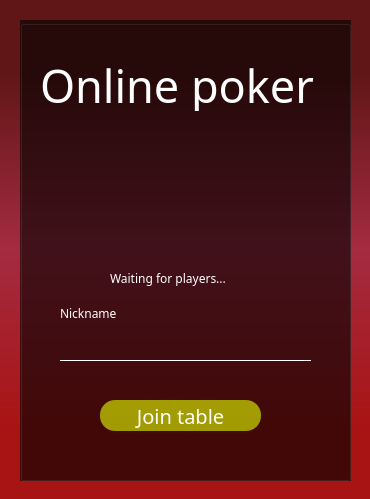
<?xml version="1.0" encoding="UTF-8"?>
<ui version="4.0">
 <class>Lobby</class>
 <widget class="QDialog" name="Lobby">
  <property name="geometry">
   <rect>
    <x>0</x>
    <y>0</y>
    <width>370</width>
    <height>499</height>
   </rect>
  </property>
  <property name="windowTitle">
   <string>Online Poker</string>
  </property>
  <property name="windowIcon">
   <iconset resource="resources.qrc">
    <normaloff>:/stage/resources/stage/icon.png</normaloff>:/stage/resources/stage/icon.png</iconset>
  </property>
  <property name="styleSheet">
   <string notr="true">

background-color: qlineargradient(spread:pad, x1:0, y1:1, x2:0, y2:0, stop:0.144279 rgba(168, 20, 20, 255), stop:0.502488 rgba(164, 43, 65, 255), stop:0.853993 rgba(96, 22, 22, 255));</string>
  </property>
  <widget class="QGroupBox" name="groupBox">
   <property name="geometry">
    <rect>
     <x>20</x>
     <y>20</y>
     <width>331</width>
     <height>461</height>
    </rect>
   </property>
   <property name="styleSheet">
    <string notr="true">background: rgba(0,0,0,0.6);</string>
   </property>
   <property name="title">
    <string/>
   </property>
   <widget class="QLineEdit" name="nicknameLinedit">
    <property name="geometry">
     <rect>
      <x>40</x>
      <y>310</y>
      <width>251</width>
      <height>31</height>
     </rect>
    </property>
    <property name="styleSheet">
     <string notr="true">background: transparent;
border: none;
border-bottom: 1px solid #fff;
font-family: century gothic;
font-size: 20px;
color: white;</string>
    </property>
    <property name="text">
     <string/>
    </property>
    <property name="maxLength">
     <number>13</number>
    </property>
    <property name="placeholderText">
     <string/>
    </property>
   </widget>
   <widget class="QLabel" name="nicknameLbl">
    <property name="geometry">
     <rect>
      <x>40</x>
      <y>285</y>
      <width>81</width>
      <height>16</height>
     </rect>
    </property>
    <property name="styleSheet">
     <string notr="true">color:white;
background: transparent;
font-family: century gothic;</string>
    </property>
    <property name="text">
     <string>Nickname</string>
    </property>
   </widget>
   <widget class="QPushButton" name="joinBtn">
    <property name="geometry">
     <rect>
      <x>80</x>
      <y>380</y>
      <width>161</width>
      <height>31</height>
     </rect>
    </property>
    <property name="styleSheet">
     <string notr="true">QPushButton{
	background: rgba(205, 219, 0, 0.7);
	color: white;
	font-size: 20px;
	border-radius: 15px;
	font-family: century gothic;
}

QPushButton:hover{
	background: rgba(205, 219, 0, 0.9);
}

</string>
    </property>
    <property name="text">
     <string>Join table</string>
    </property>
   </widget>
   <widget class="QLabel" name="titleLabel">
    <property name="geometry">
     <rect>
      <x>20</x>
      <y>40</y>
      <width>291</width>
      <height>51</height>
     </rect>
    </property>
    <property name="styleSheet">
     <string notr="true">background: transparent;
font-family: century gothic;
font-size: 45px;
color: white;</string>
    </property>
    <property name="text">
     <string>Online poker</string>
    </property>
   </widget>
   <widget class="QLabel" name="loadingAnimation">
    <property name="geometry">
     <rect>
      <x>90</x>
      <y>100</y>
      <width>161</width>
      <height>161</height>
     </rect>
    </property>
    <property name="styleSheet">
     <string notr="true">background: transparent;</string>
    </property>
    <property name="text">
     <string/>
    </property>
    <property name="scaledContents">
     <bool>true</bool>
    </property>
    <property name="wordWrap">
     <bool>true</bool>
    </property>
   </widget>
   <widget class="QLabel" name="loadinLabel">
    <property name="geometry">
     <rect>
      <x>90</x>
      <y>250</y>
      <width>131</width>
      <height>16</height>
     </rect>
    </property>
    <property name="styleSheet">
     <string notr="true">color:white;
background: transparent;
font-family: century gothic;</string>
    </property>
    <property name="text">
     <string>Waiting for players...</string>
    </property>
   </widget>
  </widget>
 </widget>
 <resources>
  <include location="resources.qrc"/>
 </resources>
 <connections/>
</ui>
